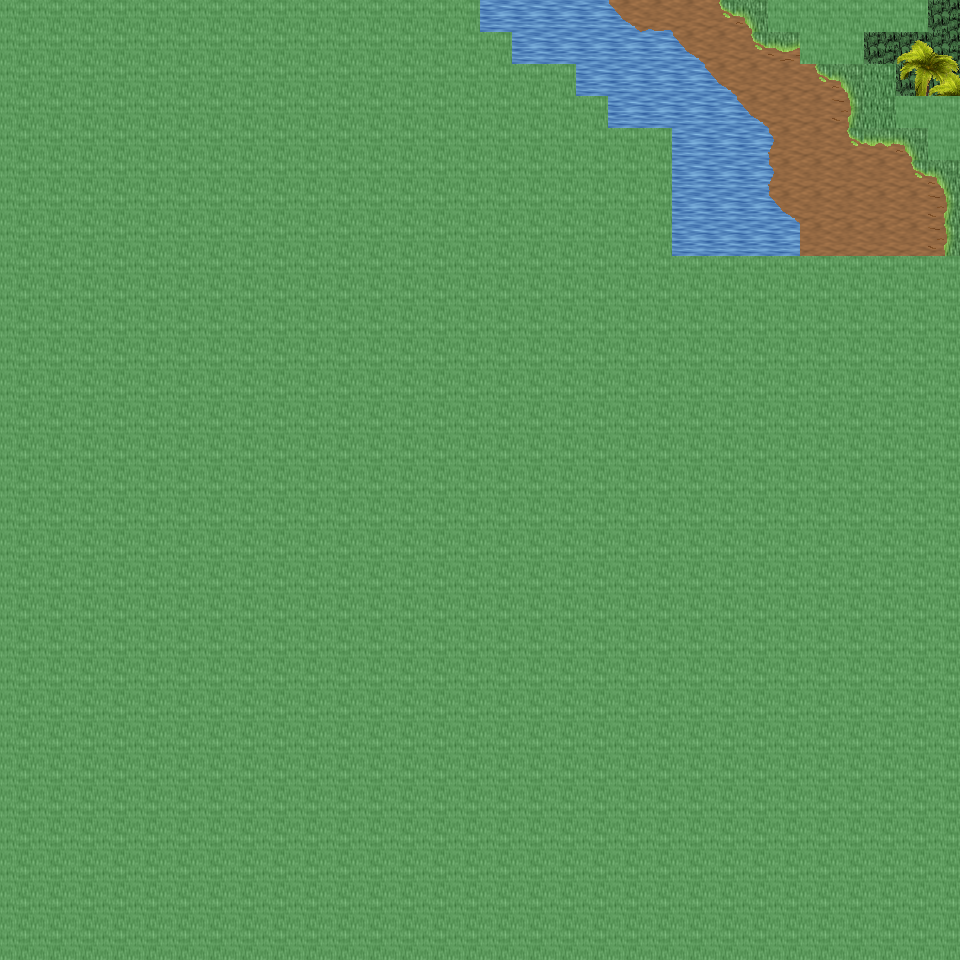

This is a level from a 2D game, rendered from its Tiled map with the project's own tilesets. A one-line summary and the map file follow, with tile-layer data summarised:
An orthogonal 30x30 tile map with 32x32 px tiles, 6 tile layers (Ground, Object, Object2, Above, ...), 18 tilesets and 4 objects (4x mapchange).

<map version="1.0" orientation="orthogonal" renderorder="right-down" width="30" height="30" tilewidth="32" tileheight="32" nextobjectid="5">
  <tileset firstgid="1" name="tileset_ground_ground" tilewidth="32" tileheight="32" tilecount="33" columns="3">
    <image source="../drawable/tileset_ground_ground.png" width="96" height="352" />
  </tileset>
  <tileset firstgid="34" name="tileset_ground_water_pool" tilewidth="32" tileheight="32" tilecount="72" columns="3">
    <image source="../drawable/tileset_ground_water_pool.png" width="96" height="768" />
  </tileset>
  <tileset firstgid="106" name="tileset_ground_water_pool_deep" tilewidth="32" tileheight="32" tilecount="72" columns="3">
    <image source="../drawable/tileset_ground_water_pool_deep.png" width="96" height="768" />
  </tileset>
  <tileset firstgid="178" name="tileset_ground_water_pool_corners" tilewidth="32" tileheight="32" tilecount="72" columns="3">
    <image source="../drawable/tileset_ground_water_pool_corners.png" width="96" height="768" />
  </tileset>
  <tileset firstgid="250" name="tileset_ground_grass_edges" tilewidth="32" tileheight="32" tilecount="36" columns="12">
    <image source="../drawable/tileset_ground_grass_edges.png" width="384" height="96" />
  </tileset>
  <tileset firstgid="286" name="tileset_ground_grass_corners" tilewidth="32" tileheight="32" tilecount="24" columns="6">
    <image source="../drawable/tileset_ground_grass_corners.png" width="192" height="128" />
  </tileset>
  <tileset firstgid="310" name="tileset_ground_ladder_vertical_dark" tilewidth="32" tileheight="32" tilecount="3" columns="3">
    <image source="../drawable/tileset_ground_ladder_vertical_dark.png" width="96" height="32" />
  </tileset>
  <tileset firstgid="313" name="tileset_plant_tree_palm_tree" tilewidth="32" tileheight="32" tilecount="6" columns="2">
    <image source="../drawable/tileset_plant_tree_palm_tree.png" width="64" height="96" />
  </tileset>
  <tileset firstgid="319" name="tileset_plant_tree_tree_realistic" tilewidth="32" tileheight="32" tilecount="16" columns="4">
    <image source="../drawable/tileset_plant_tree_tree_realistic.png" width="128" height="128" />
  </tileset>
  <tileset firstgid="335" name="tileset_logic_collision" tilewidth="32" tileheight="32" tilecount="1" columns="1">
    <image source="../drawable/tileset_logic_collision.png" width="32" height="32" />
  </tileset>
  <tileset firstgid="336" name="tileset_plant_bush_various_small" tilewidth="32" tileheight="32" tilecount="9" columns="3">
    <image source="../drawable/tileset_plant_bush_various_small.png" width="96" height="96" />
  </tileset>
  <tileset firstgid="345" name="tileset_ground_ridge_earth_pale" tilewidth="32" tileheight="32" tilecount="96" columns="12">
    <image source="../drawable/tileset_ground_ridge_earth_pale.png" width="384" height="256" />
  </tileset>
  <tileset firstgid="441" name="tileset_object_tent" tilewidth="32" tileheight="32" tilecount="9" columns="3">
    <image source="../drawable/tileset_object_tent.png" width="96" height="96" />
  </tileset>
  <tileset firstgid="450" name="tileset_furniture_light_iron_lamp" tilewidth="32" tileheight="32" tilecount="3" columns="1">
    <image source="../drawable/tileset_furniture_light_iron_lamp.png" width="32" height="96" />
  </tileset>
  <tileset firstgid="453" name="tileset_furniture_light_flames" tilewidth="32" tileheight="32" tilecount="6" columns="6">
    <image source="../drawable/tileset_furniture_light_flames.png" width="192" height="32" />
  </tileset>
  <tileset firstgid="459" name="tileset_ground_rock_rocks_2" tilewidth="32" tileheight="32" tilecount="4" columns="2">
    <image source="../drawable/tileset_ground_rock_rocks_2.png" width="64" height="64" />
  </tileset>
  <tileset firstgid="463" name="tileset_plant_pineapple_plant" tilewidth="32" tileheight="32" tilecount="6" columns="2">
    <image source="../drawable/tileset_plant_pineapple_plant.png" width="64" height="96" />
  </tileset>
  <tileset firstgid="469" name="tileset_ground_grass_2" tilewidth="32" tileheight="32" tilecount="21" columns="3">
    <image source="../drawable/tileset_ground_grass_2.png" width="96" height="224" />
  </tileset>
  <layer name="Ground" width="30" height="30">
    <data>[900 cells, 240 non-empty, 12 distinct tile ids]</data>
  </layer>
  <layer name="Object" width="30" height="30">
    <data>[900 cells, 32 non-empty, 11 distinct tile ids]</data>
  </layer>
  <layer name="Object2" width="30" height="30">
    <data>[900 cells, 4 non-empty, 3 distinct tile ids]</data>
  </layer>
  <layer name="Above" width="30" height="30">
    <data>[900 cells, 4 non-empty, 4 distinct tile ids]</data>
  </layer>
  <layer name="Above2" width="30" height="30">
    <data>[900 cells, 1 non-empty, 1 distinct tile ids]</data>
  </layer>
  <layer name="Walkable" width="30" height="30">
    <data>[900 cells, 822 non-empty, 1 distinct tile ids]</data>
  </layer>
  <objectgroup name="MapEvents">
    <object id="1" name="north" type="mapchange" x="480" y="0" width="288" height="32">
      <properties>
        <property name="map" value="0_ados_mountain_n2_w2_x1_y3" />
        <property name="place" value="south" />
      </properties>
    </object>
    <object id="2" name="north2" type="mapchange" x="928" y="0" width="32" height="32">
      <properties>
        <property name="map" value="0_ados_mountain_n2_w2_x1_y3" />
        <property name="place" value="south2" />
      </properties>
    </object>
    <object id="3" name="east" type="mapchange" x="928" y="0" width="32" height="96">
      <properties>
        <property name="map" value="0_ados_mountain_n2_w2_x2_y4" />
        <property name="place" value="west" />
      </properties>
    </object>
    <object id="4" name="east2" type="mapchange" x="928" y="160" width="32" height="96">
      <properties>
        <property name="map" value="0_ados_mountain_n2_w2_x2_y4" />
        <property name="place" value="west2" />
      </properties>
    </object>
  </objectgroup>
</map>
